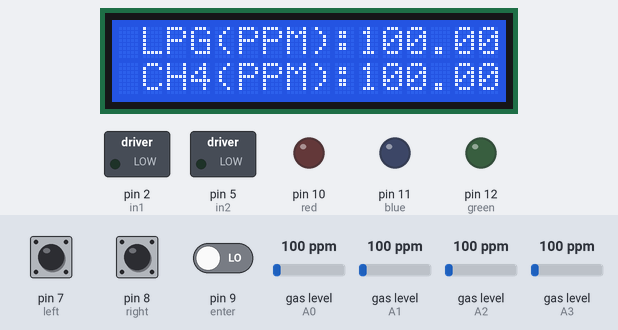
Bench run of a sketch on a simulated Arduino Nano, built with avr-gcc and run on an emulated ATmega328P. Parts: 16×2 character LCD, switched loads named in the sketch (green lamp = pin HIGH), output pins drawn as LEDs (lit = HIGH). Inputs (shaded band) come from the test bench; at power-on: pin 8 (right) LOW, pin 7 (left) LOW, gas level (sensors on A2, A3, A0, A1) 100 ppm, pin 9 (enter) LOW. What the sketch prints to the serial monitor is not drawn.

Above: at 5.8 s.
5.9 s: pin 8 (right) pulled HIGH for 0.15 s
At 6.6 s:
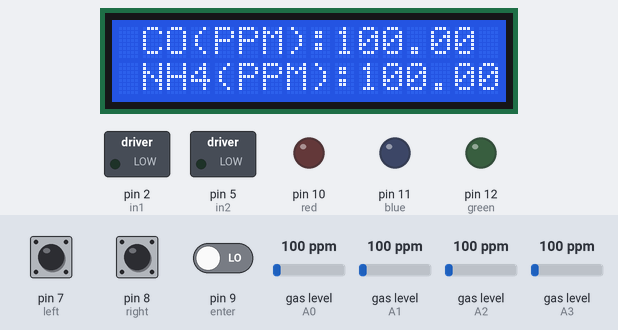
9.0 s: pin 7 (left) pulled HIGH for 0.15 s
At 9.5 s:
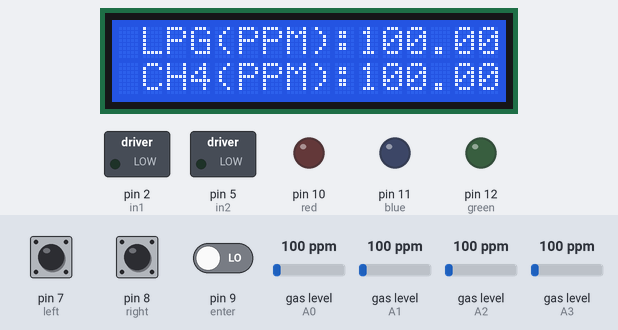
12.1 s: gas level (sensor on A2) set to 20 ppm
At 13.2 s:
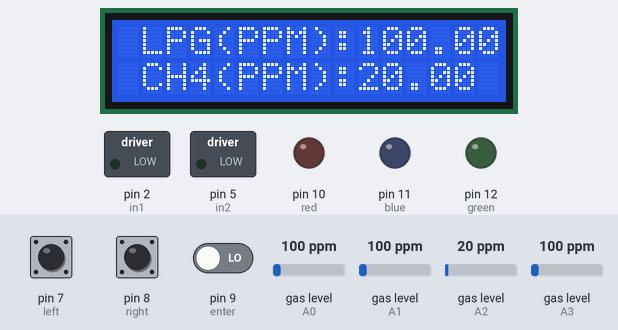
15.1 s: gas level (sensor on A3) set to 0 ppm
At 15.9 s:
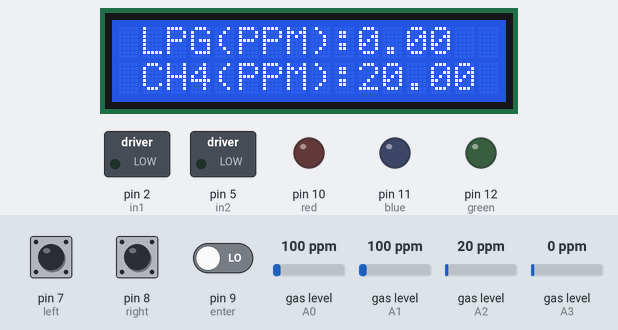
18.1 s: gas level (sensor on A2) set to 0 ppm
At 19.3 s:
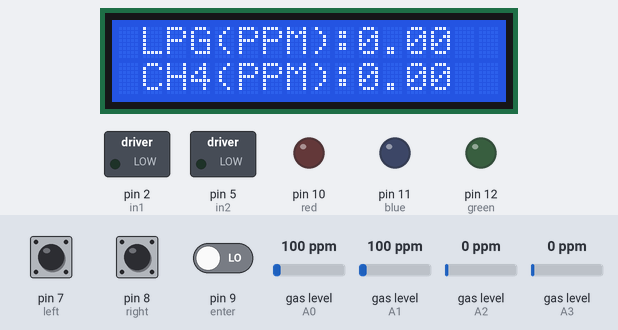
21.1 s: gas level (sensor on A3) set to 250 ppm
At 22.0 s:
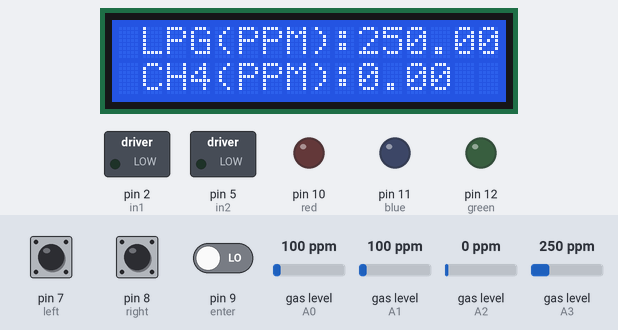
Timing chart, 0 to 24.1 s (numbered marks = the images above; inputs shaded):
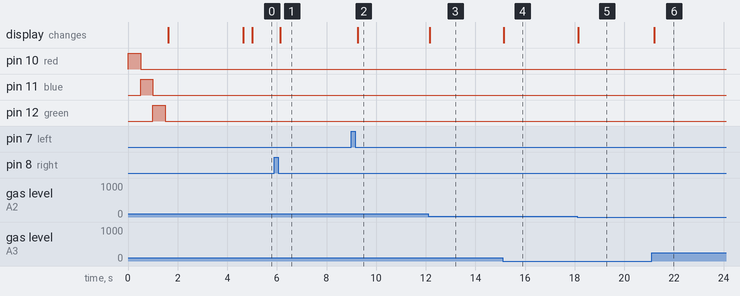

The sketch:

main.ino
```cpp
#include <Arduino.h>
#include "displayMenu1602.h"
#include <LiquidCrystal.h>
displayMenu1602 dispObj;
void setup() {
  // put your setup code here, to run once:
dispObj.begin();
}

void loop() {
  // put your main code here, to run repeatedly:
 dispObj.runMenu();
}
```

Button.h
```cpp
#pragma once

class Button
{
public:
    Button(uint8_t pin, bool pullup = false, uint16_t debounceDelay = 50)
        : _pin(pin), _state(LOW), _lastState(LOW),
          _lastMillis(0), _debounceDelay(debounceDelay),
          _lastDebounceTime(0)
    {
        if (pullup == true)
        {
            pinMode(_pin, INPUT_PULLUP);
        }
        else
        {
            pinMode(_pin, INPUT);
        }
    }

    // Debounces the button and returns the state if it was just changed.
    bool check(bool triggerState = LOW)
    {
        bool reading = digitalRead(_pin);
        // Checks if the buttons has changed state
        if (reading != _lastState)
        {
            _lastDebounceTime = millis();
        }
        // Checks if the buttons hasn't changed state for '_debounceDelay' milliseconds.
        if ((millis() - _lastDebounceTime) > _debounceDelay)
        {
            // Checks if the buttons has changed state
            if (reading != _state)
            {
                _state = reading;
                return _state;
            }
        }
        _lastState = reading;
        // If this code is reached, it returns the normal state of the button.
        if (triggerState == HIGH)
        {
            return LOW;
        }
        else
        {
            return HIGH;
        }
    }

private:
    const uint8_t _pin;
    bool _state;
    bool _lastState;
    uint32_t _lastMillis;
    uint16_t _debounceDelay;
    uint32_t _lastDebounceTime;
};
```

GAS_SENSORS.h
```cpp
#ifndef _GAS_SENSOR_H
#define _GAS_SENSOR_H
#include "Arduino.h"
#include <MQUnifiedsensor.h>

/************************Hardware Related Macros************************************/
#define         Board                   ("Arduino Mega")
const int       PMQ135                  =(A0);
const int       PMQ7                    =(A1);
const int       PMQ6                    =(A2);
const int       PMQ2                    =(A3);
/***********************Software Related Macros************************************/
#define         RatioMQ2CleanAir          (9.83) //RS / R0 = 9.83 ppm
#define         RatioMQ6CleanAir          (10) //RS / R0 = 10 ppm
#define         RatioMQ7CleanAir          (27.5) //RS / R0 = 27.5 ppm
#define         RatioMQ135CleanAir        (3.6) //RS / R0 = 9.6 ppm
#define         ADC_Bit_Resolution        (10) // 10 bit ADC
#define         Voltage_Resolution        (5) // Volt resolution to calc the voltage
#define         Type                      ("Arduino Nano") //Board used
/*****************************Globals***********************************************/
//Declare Sensor
MQUnifiedsensor MQ135(Board, Voltage_Resolution, ADC_Bit_Resolution, PMQ135, Type);
MQUnifiedsensor MQ2(Board, Voltage_Resolution, ADC_Bit_Resolution, PMQ2, Type);
MQUnifiedsensor MQ6(Board, Voltage_Resolution, ADC_Bit_Resolution, PMQ6, Type);
MQUnifiedsensor MQ7(Board, Voltage_Resolution, ADC_Bit_Resolution, PMQ7, Type);
class GAS_SENSORS
{
  public:
    void begin() {
      //Init serial port
      Serial.begin(9600);
      //init the sensor
      MQ2.init();
      MQ2.setRegressionMethod(1); //_PPM =  a*ratio^b
      MQ2.setA(574.25); MQ2.setB(-2.222); // Configurate the ecuation values to get LPG concentration
      MQ2.setR0(9.659574468);

      MQ6.init();
      MQ6.setRegressionMethod(1); //_PPM =  a*ratio^b
      MQ6.setA(2127.2); MQ6.setB(-2.526); // Configurate the ecuation values to get CH4 concentration
      MQ6.setR0(13.4285714);

      MQ7.init();
      MQ7.setRegressionMethod(1); //_PPM =  a*ratio^b
      MQ7.setA(99.042); MQ7.setB(-1.518); // Configurate the ecuation values to get CO concentration
      MQ7.setR0(4);

      MQ135.init();
      MQ135.setRegressionMethod(1); //_PPM =  a*ratio^b
      MQ135.setA(102.2); MQ135.setB(-2.473);// Configurate the ecuation values to get NH4 concentration
      MQ135.setR0(10);

      /*****************************  MQ CAlibration ********************************************/
      // Explanation:
      // In this routine the sensor will measure the resistance of the sensor supposing before was pre-heated
      // and now is on clean air (Calibration conditions), and it will setup R0 value.
      // We recomend execute this routine only on setup or on the laboratory and save on the eeprom of your arduino
      // This routine not need to execute to every restart, you can load your R0 if you know the value
      // Acknowledgements: https://jayconsystems.com/blog/understanding-a-gas-sensor
      Serial.print(F("Calibrating please wait."));
      float MQ2calcR0 = 0,
            MQ6calcR0 = 0,
            MQ7calcR0 = 0,
            MQ135calcR0 = 0;
      for (int i = 1; i <= 10; i ++)
      {
        //Update the voltage lectures
        MQ2.update();
        MQ6.update();
        MQ7.update();
        MQ135.update();

        MQ2calcR0 += MQ2.calibrate(RatioMQ2CleanAir);
        MQ6calcR0 += MQ2.calibrate(RatioMQ6CleanAir);
        MQ7calcR0 += MQ2.calibrate(RatioMQ7CleanAir);
        MQ135calcR0 += MQ2.calibrate(RatioMQ135CleanAir);
        Serial.print(F("."));
      }
      MQ2.setR0(MQ2calcR0 / 20);
      MQ6.setR0(MQ6calcR0 / 20);
      MQ7.setR0(MQ7calcR0 / 20);
      MQ135.setR0(MQ135calcR0 / 20);


      if (isinf(MQ2calcR0) || isinf(MQ6calcR0) || isinf(MQ7calcR0) || isinf(MQ135calcR0)) {
        Serial.println(F("Warning: Conection issue founded, R0 is infite (Open circuit detected) please check your wiring and supply"));
        while (1);
      }
      if (MQ2calcR0 == 0 || MQ6calcR0 == 0 || MQ7calcR0 == 0 || MQ135calcR0 == 0) {
        Serial.println(F("Warning: Conection issue founded, R0 is zero (Analog pin with short circuit to ground) please check your wiring and supply"));
        while (1);
      }
      /*****************************  MQ CAlibration ********************************************/
    }

    float getLpgPPM()
    {
      MQ2.update();
      return (MQ2.readSensor());
    }
    float getMethanePPM()
    {
      MQ6.update();
      return (MQ6.readSensor());
    }
    float getCoPPM()
    {
      MQ7.update();
      return (MQ7.readSensor());
    }
    float getAmmoniaPPM()
    {
      MQ135.update();
      return (MQ135.readSensor());
    }

};
#endif
```

GSM_MODULE.h
```cpp
#ifndef _GSM_MODULE_H
#define _GSM_MODULE_H
#include "Arduino.h"
#include <SoftwareSerial.h>

#define RX 4
#define TX 3

SoftwareSerial mySerial(RX, TX);
char incomingByte;
String inputString;
class GSM_MODULE
{
public:
    void sendMessage(String message, String number)
    {
        mySerial.begin(9600);
        delay(1000);
        mySerial.println(F("AT"));
        delay(500);
        mySerial.println(F("AT+CMGF=1"));
        delay(500);
        mySerial.println("AT+CMGS=\"" + number + "\"\r");
        delay(500);
        mySerial.print(message);
        delay(500);
        mySerial.write(26);
        delay(1000);
    }
};

#endif //_GSM_MODULE_H
```

displayMenu1602.h
```cpp
#ifndef _DISPLAY_MENU_1602_H
#define _DISPLAY_MENU_1602_H
#include "Arduino.h"
#include <Wire.h>
// The I2C LCD library
#include <LiquidCrystal_I2C.h>
// The menu wrapper library
#include <LiquidMenu.h>
// The I2C LCD object
#include "Button.h"

#include "sprayMotor.h"
#include "led.h"
#include "GSM_MODULE.h"
#include "GAS_SENSORS.h"

const char PHONE[] PROGMEM = "+919060344544";

SprayMotor sprayObj;

Led ledObj;
GAS_SENSORS gasObj;
GSM_MODULE gsm;

//OK  D5
//LEFT  D6
//RIGHT D7
//BACK  D8

float LPG = 0.0;
float methane = 0.0;
float co = 0.0;
float ammonia = 0.0;

// Button objects instantiation
const bool pullup = false;
Button left(7, pullup);
Button right(8, pullup);
//Button up(8, pullup);
//Button down(9, pullup);
Button enter(9, pullup);

LiquidCrystal_I2C lcd(0x27, 16, 2);

LiquidLine welcome_line1(1, 0,"MANHOLE GAS");
LiquidLine welcome_line2(1, 1, "DETECTION!!");
LiquidScreen welcome_screen(welcome_line1, welcome_line2);
LiquidLine gasLine1(1, 0, "LPG(PPM):", LPG);
LiquidLine gasLine2(1, 1,"CH4(PPM):" , methane);
LiquidScreen GASSCREEN1(gasLine1, gasLine2);
LiquidLine gasLine3(1, 0, "CO(PPM):", co);
LiquidLine gasLine4(1, 1, "NH4(PPM):", ammonia);
LiquidScreen GASSCREEN2(gasLine3, gasLine4);
LiquidLine clickLine(1, 0, " Click OK to");
LiquidLine spray_line(5, 1, " SPRAY");
LiquidLine demo_line(5, 1, " DEMO");
LiquidScreen screen3(clickLine, spray_line);
LiquidScreen screen4(clickLine, demo_line);

LiquidMenu menu(lcd);

void sprayliquid()
{
  ledObj.blueOn();
  Serial.println(F("Spray"));
  sprayObj.motor(1500);
  ledObj.blueOff();

}
void showDemo()
{
  //turn led red
  ledObj.redOn();
  //send message with values
  Serial.println(F("Demo"));
  String message PROGMEM = "LPG:" + String(LPG) + "\nCH4=" + String(methane) + "\nCO=" + String(co) + "\nNH4=" + String(ammonia);
  gsm.sendMessage(message, PHONE);
  sprayliquid();
  ledObj.redOff();


}
unsigned int count = 0;
class displayMenu1602
{

  public:
    void begin()
    {

      Serial.begin(9600);
      //uncomment in the final code after attaching gas sensors
      ledObj.greenOn();
      gasObj.begin();
      ledObj.greenOff();
      sprayObj.begin();
      ledObj.begin();
      ledObj.Red(500);
      ledObj.Blue(500);
      ledObj.Green(500);

      lcd.init();
      lcd.backlight();
      demo_line.attach_function(1, showDemo);
      spray_line.attach_function(1, sprayliquid);
      // Menu initialization.
      menu.init();
      // This is the method used to add a screen object to the menu.
      menu.add_screen(welcome_screen);
      menu.add_screen(GASSCREEN1);
      menu.add_screen(GASSCREEN2);
      menu.add_screen(screen3);
      menu.add_screen(screen4);
      menu.update();
      delay(3000);
      menu.next_screen();

    }

    void runMenu()
    {
      // Check all the buttons
      if (right.check() == LOW)
      {
        Serial.println(F("RIGHT button pressed"));
        menu.next_screen();
      }
      if (left.check() == LOW)
      {
        Serial.println(F("LEFT button pressed"));
        menu.previous_screen();
      }
      if (enter.check() == LOW)
      {
        Serial.println(F("ENTER button pressed"));
        // Switches focus to the next line.
        menu.switch_focus();
        //get the spray system running
        menu.call_function(1);
      }

      LPG = gasObj.getLpgPPM();
      methane = gasObj.getMethanePPM();
      co = gasObj.getCoPPM();
      ammonia = gasObj.getAmmoniaPPM();

      count = count + 1;
      if (count >= 10)
      {
        menu.update();
        count = 0;
      }

    }

};

#endif //_DISPLAY_MENU_1602_H
```

led.h
```cpp
#ifndef _LED_H
#define _LED_H
#include "Arduino.h"

const byte red = 10;
#define green 12
#define  blue 11

class Led
{
public:
    int _pin;

    void begin()
    {
        pinMode(red, OUTPUT);
        pinMode(green, OUTPUT);
        pinMode(blue, OUTPUT);
    }
    void redOn()
    {
        digitalWrite(red, HIGH);
    }
    void redOff()
    {
        digitalWrite(red, LOW);
    }
    void blueOn()
    {
        digitalWrite(blue,HIGH);
    }
    void blueOff()
    {
        digitalWrite(blue,LOW);
    }
    void greenOn()
    {
        digitalWrite(green,HIGH);
    }
    void greenOff()
    {
        digitalWrite(green,LOW);
    }
    void Green(int tym)
    {
         digitalWrite(green,HIGH);
         delay(tym);
         digitalWrite(green,LOW);
    }
    void Red(int tym)
    {
         digitalWrite(red,HIGH);
         delay(tym);
         digitalWrite(red,LOW);
    }
    void Blue(int tym)
    {
         digitalWrite(blue,HIGH);
         delay(tym);
         digitalWrite(blue,LOW);
    }
};
#endif
```

sprayMotor.h
```cpp
#ifndef _SPRAY_MOTOR_H
#define _SPRAY_MOTOR_H
const byte in1 = 2;
const byte in2 = 5;
class SprayMotor
{
public:
    void begin()
    {
        pinMode(in1, OUTPUT);
        pinMode(in2, OUTPUT);

        // Turn off motors - Initial state
        digitalWrite(in1, LOW);
        digitalWrite(in2, LOW);
    }

    void motorOn()
    {
        digitalWrite(in1, HIGH);
        digitalWrite(in2, LOW);
    }
    void motorOff()
    {
        digitalWrite(in1, LOW);
        digitalWrite(in2, LOW);
    }
    void motor(int tym)
    {
        digitalWrite(in1, HIGH);
        digitalWrite(in2, LOW);
        delay(tym);
        digitalWrite(in1, LOW);
        digitalWrite(in2, LOW);
    }
};

#endif //_SPRAY_MOTOR_H
```

Measured:
- after the input at 5.9 s, the display: changes after 0.24 s (image 1)
- after the input at 9.0 s, the display: changes after 0.25 s (image 2)
- after the input at 12.1 s, the display: changes after 0.06 s (image 3)
- after the input at 15.1 s, the display: changes at once (image 4)
- after the input at 18.1 s, the display: changes at once (image 5)
- after the input at 21.1 s, the display: changes after 0.11 s (image 6)
